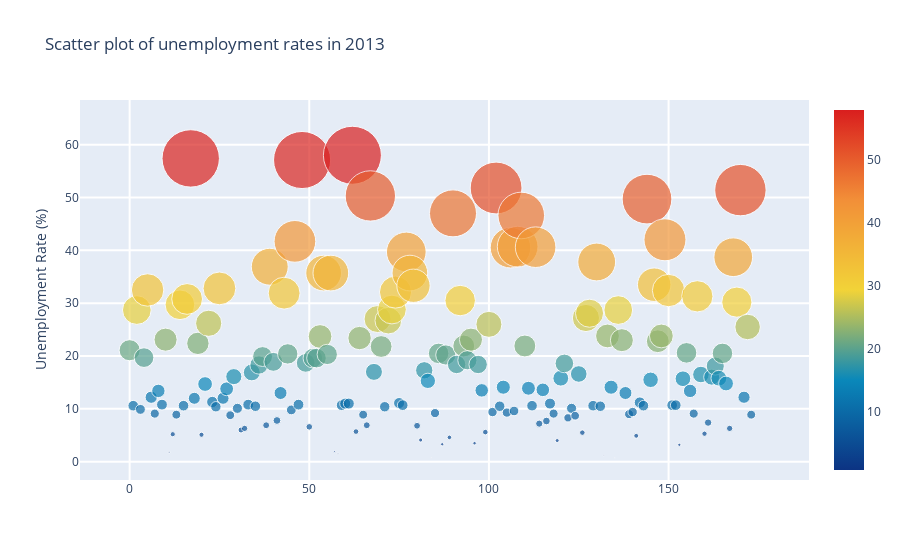

Notebook cell for this chart:
### Code cell
l3=[]
trace3= go.Scatter(
        y= df_country['2013'],
        mode= 'markers',
        name='Unemployment (%)',
        marker= dict(size= df_country['2013'].values,
                    line= dict(width=1),
                    color= df_country['2013'].values,
                    opacity= 0.7,
                    colorscale='Portland',
                    showscale=True),
        text= df_country['Country Name'].values) # The hover text goes here... 
l3.append(trace3);

layout= go.Layout(
    title= 'Scatter plot of unemployment rates in 2013',
    hovermode= 'closest',
    xaxis= dict(
#        title= 'Pop',
        ticklen= 5,
        zeroline= False,
        gridwidth= 2,
    ),
    yaxis=dict(
        title= 'Unemployment Rate (%)',
        ticklen= 5,
        gridwidth= 2,
    ),
    showlegend= False
)
fig= go.Figure(data=l3, layout=layout)
py.iplot(fig,filename='scatter_plot2013')

### Figure 1 — Plotly figure (JSON) as saved in the notebook; plotly's stock layout.template omitted (floating-point values rounded to 4 significant figures; data arrays with more than 128 entries replaced by an {"elided": "..."} marker saying what was removed)
{"data": [{"marker": {"color": {"elided": "174 float values"}, "colorscale": [[0, "rgb(12,51,131)"], [0.25, "rgb(10,136,186)"], [0.5, "rgb(242,211,56)"], [0.75, "rgb(242,143,56)"], [1, "rgb(217,30,30)"]], "line": {"width": 1}, "opacity": 0.7, "showscale": true, "size": {"elided": "174 float values"}}, "mode": "markers", "name": "Unemployment (%)", "text": {"elided": "174 str values"}, "type": "scatter", "y": {"elided": "174 float values"}}], "layout": {"hovermode": "closest", "showlegend": false, "title": {"text": "Scatter plot of unemployment rates in 2013"}, "xaxis": {"gridwidth": 2, "ticklen": 5, "zeroline": false}, "yaxis": {"gridwidth": 2, "ticklen": 5, "title": {"text": "Unemployment Rate (%)"}}}}
